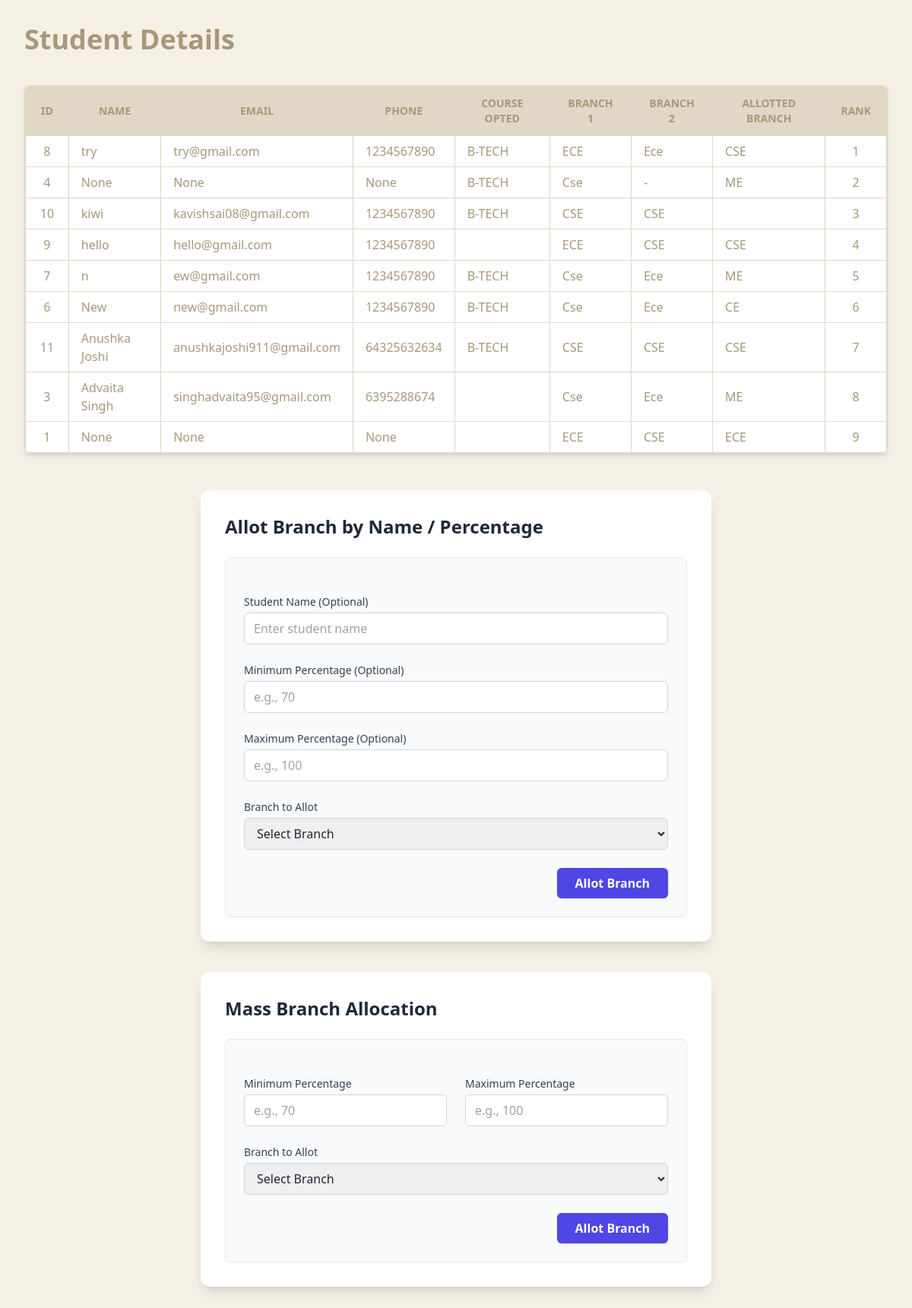
/admin-temp/mass_allocation/, run on an earlier commit of the app's database.
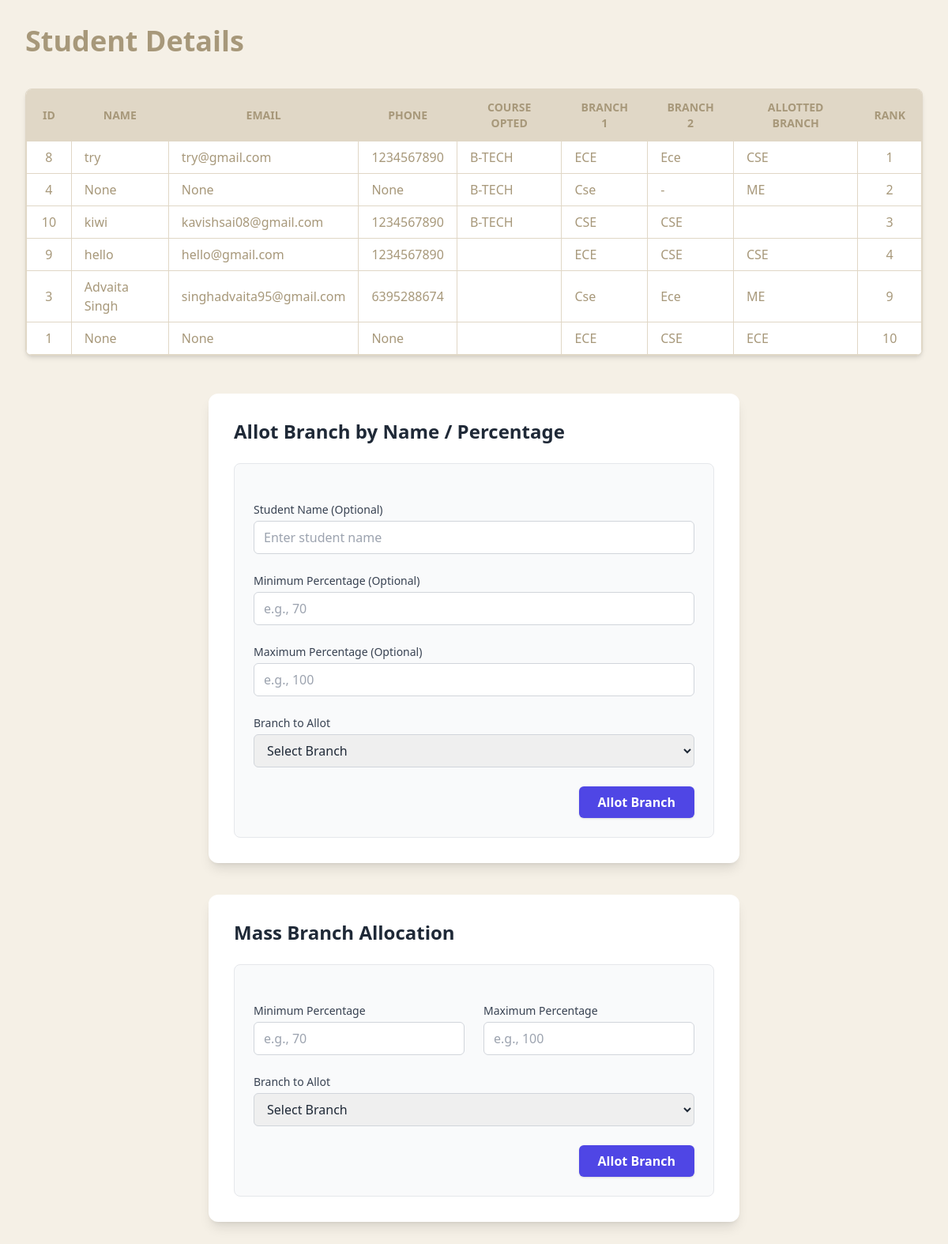
And on a later commit of the database.
### home/models.py (models this page shows, shortened)
class StudentDetail(models.Model):
    COURSE_CHOISE=[
        ('','NOT CHOSEN'),
        ('MCA','MCA'),
        ('BCA','BCA'),
        ('B-TECH','B-TECH'),
    ]
    ALLOTTED_BRANCH= [
                        ('', 'Waiting'),
                        ('CSE', 'Computer Science'),
                        ('ECE', 'Electronics'),
                        ('ME', 'Mechanical'),
                        ('CE', 'Civil'),
                      ]
    FEE_PAID=[('','Waiting'),
                ('NO','NO'),
                ('YES','YES'),
                ('COMMING','COMMING'),]
    IS_ALLOTTED=[('','Waiting'),
                ('NO','NO'),
                ('YES','YES'),
                ('COMMING','COMMING'),
    ]
    user = models.OneToOneField('CustomUser', on_delete=models.CASCADE)
    name = models.CharField(max_length=150,blank=True, null=True)
    phone = models.CharField(max_length=15,blank=True, null=True)
    email = models.EmailField(unique=True,blank=True, null=True)
    father_name=models.CharField(max_length=100)
    mother_name=models.CharField(max_length=100)
    adhar_no=models.CharField(max_length=15)
    address = models.TextField()
    dob = models.DateField()
    math_10 = models.IntegerField(validators=[MinValueValidator(0), MaxValueValidator(100)])
    science_10 = models.IntegerField(validators=[MinValueValidator(0), MaxValueValidator(100)])
    english_10 = models.IntegerField(validators=[MinValueValidator(0), MaxValueValidator(100)])
    hindi_10 = models.IntegerField(validators=[MinValueValidator(0), MaxValueValidator(100)])
    Percentage_10 = models.FloatField(validators=[MinValueValidator(0.0), MaxValueValidator(100.0)],
                                   default=0.0)
    physics_12 = models.IntegerField(validators=[MinValueValidator(0), MaxValueValidator(100)])
    chemistry_12 = models.IntegerField(validators=[MinValueValidator(0), MaxValueValidator(100)])
    math_12 = models.IntegerField(validators=[MinValueValidator(0), MaxValueValidator(100)])
    Percentage_12 = models.FloatField(validators=[MinValueValidator(0.0), MaxValueValidator(100.0)],
                                   default=0.0)
    course_opted = models.CharField(
        max_length=50,
        choices=COURSE_CHOISE,
        blank=True,
        default='',
        verbose_name="Course Opted"
    )
    branch_1 = models.CharField(max_length=50)
    branch_2 = models.CharField(max_length=50)
    fee_receipt = models.ImageField(
        upload_to="fee_receipts/",   # folder inside MEDIA_ROOT
        blank=True,
        null=True,
        verbose_name="Fee Receipt"
    )
    rank = models.PositiveIntegerField(null=True, blank=True)
    is_allotted = models.CharField(
        max_length=50,
        choices=IS_ALLOTTED,
        blank=True,
        default='',
        verbose_name="Is Allotted"
    )
    allotted_branch = models.CharField(
        max_length=50,
        choices=ALLOTTED_BRANCH,
        blank=True,
        default='',
        verbose_name="Allotted Branch"
    )
    fee_paid = models.CharField(max_length=50,
        choices=FEE_PAID,
        blank=True,
        default='',
        verbose_name="Fee Paid"
    )

### home/views.py (the view)
# urls.py: path('admin-temp/mass_allocation/', views.mass_allocation, name='mass_allocation'),
def mass_allocation(request):
    students = StudentDetail.objects.all().order_by('-Percentage_12')  # always defined
    if request.method == "POST":
        form = MassAllotmentForm(request.POST)
        if form.is_valid():
            min_percentage = form.cleaned_data['min_percentage']
            max_percentage = form.cleaned_data['max_percentage']
            branch = form.cleaned_data['branch_to_allot']
            eligible_students = StudentDetail.objects.filter(
                Percentage_12__gte=min_percentage,
                Percentage_12__lte=max_percentage,
                is_allotted__in=['', 'NO', 'COMMING']  # only students not yet fully allotted
            )
            count = eligible_students.count()
            if count == 0:
                messages.info(request, "No students meet the criteria or all have been allotted.")
            else:
                for student in eligible_students:
                    student.allotted_branch = branch
                    student.save()
                messages.success(request, f"Successfully allotted branch '{branch}' to {count} students.")
            return redirect('mass_allocation')  # prevent resubmission
    else:
        form = MassAllotmentForm()
    context = {
        'form': form,
        'students': students,
    }
    return render(request, 'admin-temp/mass_allocation.html', context)

### home/forms.py
class MassAllotmentForm(forms.Form):
    min_percentage = forms.FloatField(label="Minimum Percentage")
    max_percentage = forms.FloatField(label="Maximum Percentage")
    branch_to_allot = forms.ChoiceField(
        choices=[('CSE', 'Computer Science'), ('ECE', 'Electronics'), ('ME', 'Mechanical')],
        label="Branch to Allot"
    )

### templates/admin-temp/mass_allocation.html (shortened to what this page needs)
{% load static %} {% load custom_filters %}
<!DOCTYPE html>
<html lang="en" class="scroll-smooth">
  <head>
    <script src="https://cdn.tailwindcss.com"></script>
  </head>
  <body class="bg-[var(--cream-light)] min-h-screen font-sans text-gray-800">
    <div class="max-w-7xl mx-auto p-8">
      <h1 class="text-4xl font-semibold mb-10 text-[var(--cream-darker)]">
        Student Details
      </h1>
      <div
        class="overflow-x-auto shadow-md rounded-lg border border-[var(--cream-base)] bg-white mb-12"
      >
        <table
          class="min-w-full border-collapse border border-[var(--cream-base)]"
        >
          <thead
            class="bg-[var(--cream-base)] text-[var(--cream-darker)] uppercase text-sm font-semibold select-none"
          >
            <tr>
              <th class="py-3 px-5 border border-[var(--cream-base)]">ID</th>
              <th class="py-3 px-5 border border-[var(--cream-base)]">Name</th>
              <th class="py-3 px-5 border border-[var(--cream-base)]">Email</th>
              <th class="py-3 px-5 border border-[var(--cream-base)]">Phone</th>
              <th class="py-3 px-5 border border-[var(--cream-base)]">
                Course Opted
              </th>
              <th class="py-3 px-5 border border-[var(--cream-base)]">
                Branch 1
              </th>
              <th class="py-3 px-5 border border-[var(--cream-base)]">
                Branch 2
              </th>
              <th class="py-3 px-5 border border-[var(--cream-base)]">
                Allotted Branch
              </th>
              <th class="py-3 px-5 border border-[var(--cream-base)]">Rank</th>
            </tr>
          </thead>
          <tbody class="text-[var(--cream-darker)]">
            {% for student in students %}
            <tr class="hover:bg-[var(--cream-light)] transition">
              <td
                class="py-2 px-4 border border-[var(--cream-base)] text-center"
              >
                {{ student.id }}
              </td>
              <td class="py-2 px-4 border border-[var(--cream-base)]">
                {{ student.name }}
              </td>
              <td class="py-2 px-4 border border-[var(--cream-base)]">
                {{ student.email }}
              </td>
              <td class="py-2 px-4 border border-[var(--cream-base)]">
                {{ student.phone }}
              </td>
              <td class="py-2 px-4 border border-[var(--cream-base)]">
                {{ student.course_opted }}
              </td>
              <td class="py-2 px-4 border border-[var(--cream-base)]">
                {{ student.branch_1 }}
              </td>
              <td class="py-2 px-4 border border-[var(--cream-base)]">
                {{ student.branch_2 }}
              </td>
              <td class="py-2 px-4 border border-[var(--cream-base)]">
                {{ student.allotted_branch }}
              </td>
              <td
                class="py-2 px-4 border border-[var(--cream-base)] text-center"
              >
                {{ student.rank }}
              </td>
            </tr>
            {% empty %}
            <tr>
              <td colspan="9" class="py-4 text-center italic text-gray-500">
                No student records found.
              </td>
            </tr>
            {% endfor %}
          </tbody>
        </table>
      </div>
      <div class="max-w-2xl mx-auto bg-white shadow-lg rounded-xl p-8 mt-10">
  <h2 class="text-2xl font-bold mb-6 text-gray-800">Allot Branch by Name / Percentage</h2>
  <form method="POST" action="{% url 'allot_branch' %}" class="space-y-6 bg-gray-50 p-6 rounded-lg border border-gray-200">
    <div>
      <label for="student_name" class="block text-sm font-medium text-gray-700 mb-1">Student Name (Optional)</label>
      <input type="text" name="student_name" id="student_name" placeholder="Enter student name" class="w-full border border-gray-300 rounded-md px-3 py-2 focus:ring-2 focus:ring-indigo-400 focus:border-indigo-400 transition">
    </div>
    <div>
      <label for="min_percentage" class="block text-sm font-medium text-gray-700 mb-1">Minimum Percentage (Optional)</label>
      <input type="number" step="0.01" name="min_percentage" id="min_percentage" placeholder="e.g., 70" class="w-full border border-gray-300 rounded-md px-3 py-2 focus:ring-2 focus:ring-indigo-400 focus:border-indigo-400 transition">
    </div>
    <div>
      <label for="max_percentage" class="block text-sm font-medium text-gray-700 mb-1">Maximum Percentage (Optional)</label>
      <input type="number" step="0.01" name="max_percentage" id="max_percentage" placeholder="e.g., 100" class="w-full border border-gray-300 rounded-md px-3 py-2 focus:ring-2 focus:ring-indigo-400 focus:border-indigo-400 transition">
    </div>
    <div>
      <label for="branch_to_allot" class="block text-sm font-medium text-gray-700 mb-1">Branch to Allot</label>
      <select name="branch_to_allot" id="branch_to_allot" required class="w-full border border-gray-300 rounded-md px-3 py-2 focus:ring-2 focus:ring-indigo-400 focus:border-indigo-400 transition">
        <option value="" disabled selected>Select Branch</option>
      </select>
    </div>
    <div class="text-right">
      <button type="submit" class="bg-indigo-600 text-white px-6 py-2 rounded-md shadow hover:bg-indigo-700 transition font-semibold">
        Allot Branch
      </button>
    </div>
  </form>
</div>
      <div class="max-w-2xl mx-auto bg-white shadow-lg rounded-xl p-8 mt-10">
        <h2 class="text-2xl font-bold mb-6 text-gray-800">
          Mass Branch Allocation
        </h2>
        <form
          method="POST"
          action="{% url "mass_allocation" %}"
          class="space-y-6 bg-gray-50 p-6 rounded-lg border border-gray-200"
        >
          <div class="grid grid-cols-1 md:grid-cols-2 gap-6">
            <div>
              <label
                for="min_percentage"
                class="block text-sm font-medium text-gray-700 mb-1"
              >
                Minimum Percentage
              </label>
              <input
                type="number"
                name="min_percentage"
                id="min_percentage"
                step="0.01"
                required
                placeholder="e.g., 70"
                class="w-full border border-gray-300 rounded-md px-3 py-2 focus:ring-2 focus:ring-indigo-400 focus:border-indigo-400 transition"
              />
            </div>
            <div>
              <label
                for="max_percentage"
                class="block text-sm font-medium text-gray-700 mb-1"
              >
                Maximum Percentage
              </label>
              <input
                type="number"
                name="max_percentage"
                id="max_percentage"
                step="0.01"
                required
                placeholder="e.g., 100"
                class="w-full border border-gray-300 rounded-md px-3 py-2 focus:ring-2 focus:ring-indigo-400 focus:border-indigo-400 transition"
              />
            </div>
          </div>
          <div>
            <label
              for="branch_to_allot"
              class="block text-sm font-medium text-gray-700 mb-1"
            >
              Branch to Allot
            </label>
            <select
              name="branch_to_allot"
              id="branch_to_allot"
              required
              class="w-full border border-gray-300 rounded-md px-3 py-2 focus:ring-2 focus:ring-indigo-400 focus:border-indigo-400 transition"
            >
              <option value="" disabled selected>Select Branch</option>
            </select>
          </div>
          <div class="text-right">
            <button
              type="submit"
              class="bg-indigo-600 text-white px-6 py-2 rounded-md shadow hover:bg-indigo-700 transition font-semibold"
            >
              Allot Branch
            </button>
          </div>
        </form>
      </div>
    </div>
  </body>
</html>

### templates/admin-temp/mass_allocation.html (style rules this page uses)
:root { --cream-light: #f5f0e6; --cream-base: #e0d7c6; --cream-dark: #c8bca1; --cream-darker: #a7987a; }

What changed in the data, as far as the page shows it:
removed StudentDetail: id "7", name "n", email "ew@gmail.com", phone "1234567890", course_opted "B-TECH", branch_1 "Cse", branch_2 "Ece", allotted_branch "ME", rank "5"
removed StudentDetail: id "6", name "New", email "new@gmail.com", phone "1234567890", course_opted "B-TECH", branch_1 "Cse", branch_2 "Ece", allotted_branch "CE", rank "6"
removed StudentDetail: id "11", name "Anushka Joshi", email "anushkajoshi911@gmail.com", phone "64325632634", course_opted "B-TECH", branch_1 "CSE", branch_2 "CSE", allotted_branch "CSE", rank "7"
changed StudentDetail "Advaita Singh": rank "8" → "9"
changed StudentDetail id 1: rank "9" → "10"
